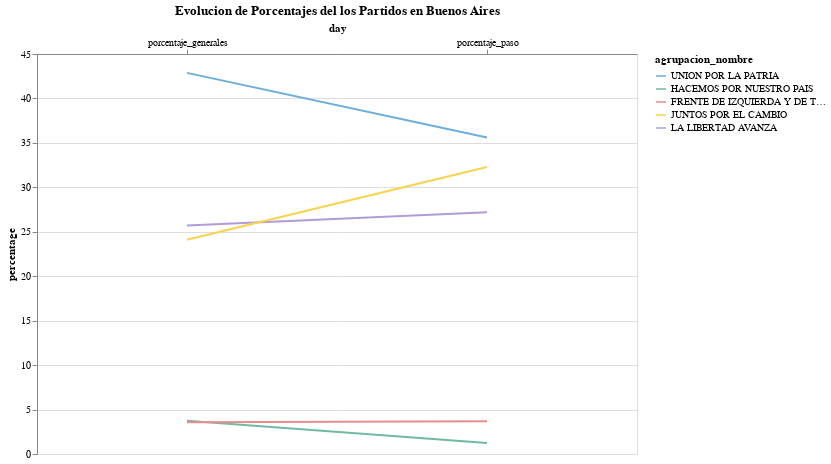

Notebook source saved alongside this figure:
### Code cell
votos_bsas = votos_por_partido_y_provincia[votos_por_partido_y_provincia["distrito_nombre"] == "Buenos Aires"]

df_melted = pd.melt(votos_bsas, id_vars=['agrupacion_nombre','distrito_nombre'], value_vars=['porcentaje_generales','porcentaje_paso'],
                    var_name='day', value_name='percentage')

chart = alt.Chart(df_melted).mark_line().encode(
    x=alt.X('day:N', axis=alt.Axis(labelAngle=0, orient='top')),
    y='percentage:Q',
    color=alt.Color('agrupacion_nombre:N', scale=color_scale)
).properties(
    title='Evolucion de Porcentajes del los Partidos en Buenos Aires',
    width=600,
    height=400)

chart

### Figure 1 — Vega-Lite specification as saved in the notebook (floating-point values rounded to 4 significant figures)
{"config": {"view": {"continuousWidth": 300, "continuousHeight": 300}}, "data": {"name": "data-a2998e08062385c6737f1f4e643e76cf"}, "mark": {"type": "line"}, "encoding": {"color": {"field": "agrupacion_nombre", "scale": {"domain": ["UNION POR LA PATRIA", "HACEMOS POR NUESTRO PAIS", "FRENTE DE IZQUIERDA Y DE TRABAJADORES - UNIDAD", "JUNTOS POR EL CAMBIO", "LA LIBERTAD AVANZA"], "range": ["#6BADDB", "#70BAA0", "#E88D8D", "#F8D34B", "#B29CD8"]}, "type": "nominal"}, "x": {"axis": {"labelAngle": 0, "orient": "top"}, "field": "day", "type": "nominal"}, "y": {"field": "percentage", "type": "quantitative"}}, "height": 400, "title": "Evolucion de Porcentajes del los Partidos en Buenos Aires", "width": 600, "$schema": "https://vega.github.io/schema/vega-lite/v5.15.1.json", "datasets": {"data-a2998e08062385c6737f1f4e643e76cf": [{"agrupacion_nombre": "UNION POR LA PATRIA", "distrito_nombre": "Buenos Aires", "day": "porcentaje_generales", "percentage": 42.88}, {"agrupacion_nombre": "HACEMOS POR NUESTRO PAIS", "distrito_nombre": "Buenos Aires", "day": "porcentaje_generales", "percentage": 3.73}, {"agrupacion_nombre": "FRENTE DE IZQUIERDA Y DE TRABAJADORES - UNIDAD", "distrito_nombre": "Buenos Aires", "day": "porcentaje_generales", "percentage": 3.581}, {"agrupacion_nombre": "LA LIBERTAD AVANZA", "distrito_nombre": "Buenos Aires", "day": "porcentaje_generales", "percentage": 25.72}, {"agrupacion_nombre": "JUNTOS POR EL CAMBIO", "distrito_nombre": "Buenos Aires", "day": "porcentaje_generales", "percentage": 24.1}, {"agrupacion_nombre": "UNION POR LA PATRIA", "distrito_nombre": "Buenos Aires", "day": "porcentaje_paso", "percentage": 35.6}, {"agrupacion_nombre": "HACEMOS POR NUESTRO PAIS", "distrito_nombre": "Buenos Aires", "day": "porcentaje_paso", "percentage": 1.227}, {"agrupacion_nombre": "FRENTE DE IZQUIERDA Y DE TRABAJADORES - UNIDAD", "distrito_nombre": "Buenos Aires", "day": "porcentaje_paso", "percentage": 3.692}, {"agrupacion_nombre": "LA LIBERTAD AVANZA", "distrito_nombre": "Buenos Aires", "day": "porcentaje_paso", "percentage": 27.18}, {"agrupacion_nombre": "JUNTOS POR EL CAMBIO", "distrito_nombre": "Buenos Aires", "day": "porcentaje_paso", "percentage": 32.29}]}}
